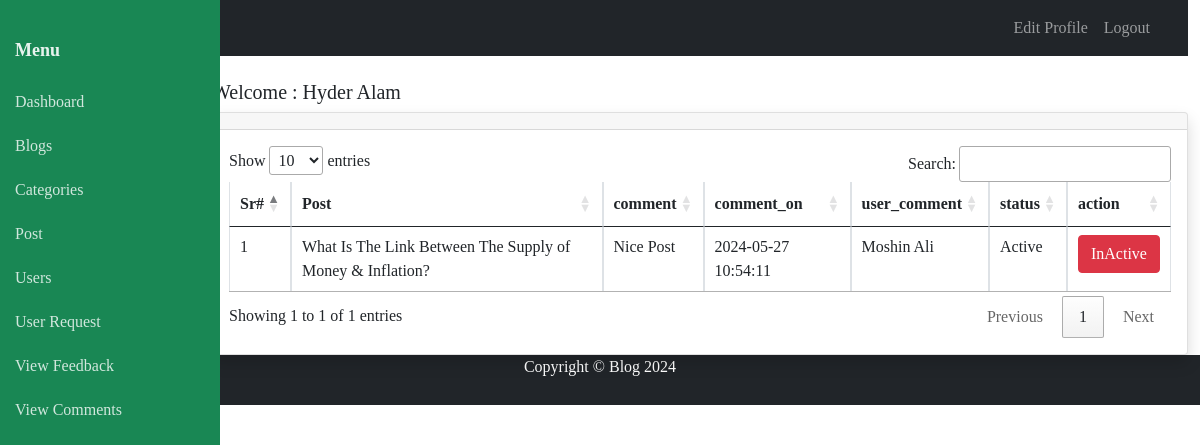
/admin/comment.php (signed in), run on the app's committed database.
### tables this page shows
CREATE TABLE `post_comment` (
  `post_comment_id` int(11) NOT NULL AUTO_INCREMENT,
  `post_id` int(11) DEFAULT NULL,
  `user_id` int(11) DEFAULT NULL,
  `comment` text DEFAULT NULL,
  `is_active` enum('Active','InActive') DEFAULT NULL,
  `created_at` timestamp NOT NULL DEFAULT current_timestamp(),
  PRIMARY KEY (`post_comment_id`),
  KEY `user_id` (`user_id`),
  KEY `post_id` (`post_id`),
  CONSTRAINT `post_comment_ibfk_1` FOREIGN KEY (`user_id`) REFERENCES `user` (`user_id`) ON DELETE CASCADE ON UPDATE CASCADE,
  CONSTRAINT `post_comment_ibfk_2` FOREIGN KEY (`post_id`) REFERENCES `post` (`post_id`) ON DELETE CASCADE ON UPDATE CASCADE
);

CREATE TABLE `post` (
  `post_id` int(11) NOT NULL AUTO_INCREMENT,
  `blog_id` int(11) DEFAULT NULL,
  `post_title` varchar(200) NOT NULL,
  `post_summary` text NOT NULL,
  `post_description` longtext NOT NULL,
  `featured_image` text DEFAULT NULL,
  `post_image_path` text DEFAULT NULL,
  `post_status` enum('Active','InActive') DEFAULT NULL,
  `is_comment_allowed` tinyint(1) NOT NULL DEFAULT 1,
  `created_at` timestamp NOT NULL DEFAULT current_timestamp(),
  `updated_at` timestamp NULL DEFAULT NULL,
  PRIMARY KEY (`post_id`),
  KEY `blog_id` (`blog_id`),
  CONSTRAINT `post_ibfk_1` FOREIGN KEY (`blog_id`) REFERENCES `blog` (`blog_id`) ON DELETE CASCADE ON UPDATE CASCADE
);

CREATE TABLE `user` (
  `user_id` int(11) NOT NULL AUTO_INCREMENT,
  `role_id` int(11) DEFAULT NULL,
  `first_name` varchar(50) NOT NULL,
  `last_name` varchar(50) NOT NULL,
  `email` varchar(50) DEFAULT NULL,
  `password` text NOT NULL,
  `gender` enum('Male','Female') DEFAULT NULL,
  `date_of_birth` date DEFAULT NULL,
  `user_image` text DEFAULT NULL,
  `user_image_path` text DEFAULT NULL,
  `address` text DEFAULT NULL,
  `is_approved` enum('Pending','Approved','Rejected') DEFAULT 'Pending',
  `is_active` enum('Active','InActive') DEFAULT NULL,
  `created_at` timestamp NOT NULL DEFAULT current_timestamp(),
  `updated_at` timestamp NULL DEFAULT NULL,
  PRIMARY KEY (`user_id`),
  KEY `role_id` (`role_id`),
  CONSTRAINT `user_ibfk_1` FOREIGN KEY (`role_id`) REFERENCES `role` (`role_id`) ON DELETE CASCADE ON UPDATE CASCADE
);

### require/functions.php (called while the page is built, shortened)
<?php
$localhost ="localhost";
$username  ="root";
$password  ="";
$database  ="21442_hyder_alam";
$connection=mysqli_connect($localhost,$username,$password,$database);
	function excecute_query($query){
		global $connection;
		$sql=$query;
		$result=mysqli_query($connection,$sql) or die("<p style='color: red;'><b>Error Message: </b>".mysqli_connect_error()."</p>");
		return $result;
	}
?>

### admin/comment.php (the view, shortened to what this page needs)
<?php include("require/header_sidebar.php");
require_once('../require/functions.php');
?>
<link rel="stylesheet" href="https://cdn.datatables.net/1.11.5/css/jquery.dataTables.css">
<div class="col-lg-10" onload="show_comment()" id="show_comment" >
            <h5 class="text-gray-800">Welcome : <?php echo $_SESSION['user']['first_name']." ".$_SESSION['user']['last_name'] ; ?> </h5>
            <div class="card shadow" >
             <div class="card-header d-flex justify-content-between">
                </div>
                <div class="card-body">
                    <div class="table-responsive">
                        <table class="table table-bordered " id="table_id" width="100%" cellspacing="0">
                            <thead>
                            <tr>
                                <th>Sr# </th>
                                <th>Post</th>
                                <th>comment</th>
                                <th>comment_on</th>
                                <th>user_comment</th>
                                <th>status</th>
                                <th>action</th>
                            </tr>
                            </thead>
                            <tbody>
                                    <?php $query="SELECT post_comment.post_comment_id, user.first_name, user.last_name ,post.post_title,  post_comment.post_id , post_comment.user_id , post_comment.comment , post_comment.is_active, post_comment.created_at FROM user,blog,post,post_comment WHERE post.post_id =post_comment.post_id AND post_comment.user_id= user.user_id AND post.blog_id=blog.blog_id AND blog.user_id =  '".$_SESSION['user']['user_id']."'   ";
                                    $result=excecute_query($query);
                                    if ($result->num_rows > 0) {
                                        $counter=1;
                                        while ($rows=mysqli_fetch_assoc($result)) {
                                    ?>
                                <tr>
                                <td><?= $counter++ ?></td>
                                <td><?= $rows['post_title'] ?></td>
                                <td><?= $rows['comment']?></td>
                                <td><?= $rows['created_at'] ?></td>
                                <td><?= $rows['first_name']." ".$rows['last_name']?></td>
                                <td><?= $rows['is_active']?></td>
                                <td>
                                <?php if ($rows['is_active'] == 'InActive') { ?>
                                <button type="button" class="btn btn-success" onclick="active_comment(<?= $rows['post_comment_id']; ?>)">Active</button>
                                <?php } else{ ?>
                                    <button type="button" class="btn btn-danger" onclick="inactive_comment(<?= $rows['post_comment_id']; ?>)" >InActive</button></td>
                               <?php } ?>
                                </tr>
                                <?php }} ?>
                            </tbody>
                        </table>
                    </div>
                </div>
            </div>
        </div>
<?php include("require/footer.php")?>

### admin/require/header_sidebar.php (style rules this page uses)
body { font-family: 'PT Serif', serif; }

### data on the page
post_comment: post.post_title "What Is The Link Between The Supply of Money & Inflation?", comment "Nice Post", created_at "2024-05-27 10:54:11", user.first_name "Moshin", user.last_name "Ali", is_active "Active"

### other printed values
$_SESSION['user']['first_name'] "Hyder"
$_SESSION['user']['last_name'] "Alam"
